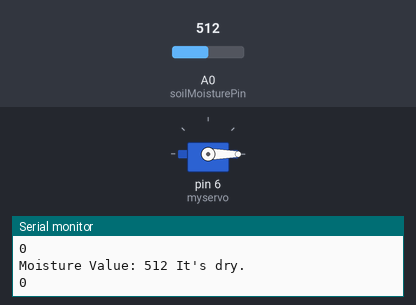
Bench run of a sketch on a simulated Arduino Uno, built with avr-gcc and run on an emulated ATmega328P. On the bench: servo, the last lines printed to the serial monitor. Inputs (shaded band) come from the test bench; at power-on: A0 (soilMoisturePin) = 512.

Above: at 1.8 s.
1.9 s: A0 (soilMoisturePin) set to 489
At 3.1 s:
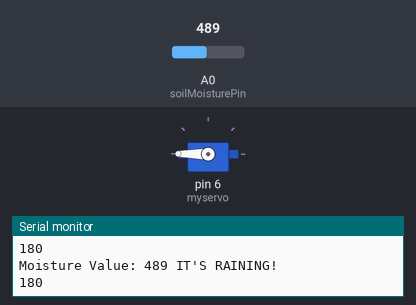
3.5 s: A0 (soilMoisturePin) set to 510
At 4.6 s:
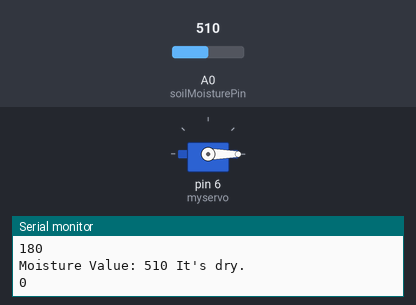
5.5 s: A0 (soilMoisturePin) set to 490
At 7.4 s:
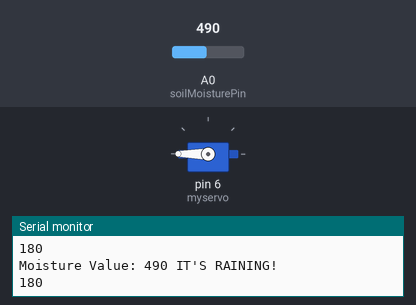
Timing chart, 0 to 8.9 s (numbered marks = the images above; inputs shaded):
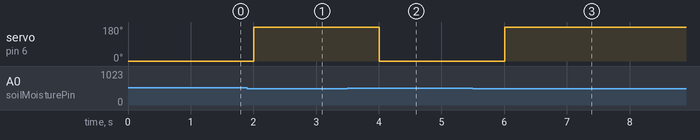

Measured:
- the behaviour switches between 501 and 500 on A0 (soilMoisturePin) (found by bisection; images 0 and 1)
- after the input at 1.9 s, servo on pin 6 (myservo): 0° → 180° after 0.10 s
- after the input at 3.5 s, servo on pin 6 (myservo): 180° → 0° after 0.50 s
- after the input at 5.5 s, servo on pin 6 (myservo): 0° → 180° after 0.51 s

The sketch:

Rainbow-Servo.ino
```cpp
#include <Servo.h>

Servo myservo;

const int soilMoisturePin = A0;
int val;

void setup() {
  myservo.attach(6);
  val = 0;
  myservo.write(val);

  Serial.begin(9600);

  pinMode(soilMoisturePin, INPUT);

}

void loop() {

// FOR TESTING WITHOUT BLUETOOTH
  int moistValue = analogRead(soilMoisturePin);

    Serial.print("Moisture Value: ");
    Serial.print(moistValue);

    if (moistValue <= 500){
      val = 180;
      Serial.println(" IT'S RAINING!");
    } else {
      val = 0;
      Serial.println(" It's dry.");
    }

    myservo.write(val);
    Serial.println(val);


    delay(1000);
}
```
